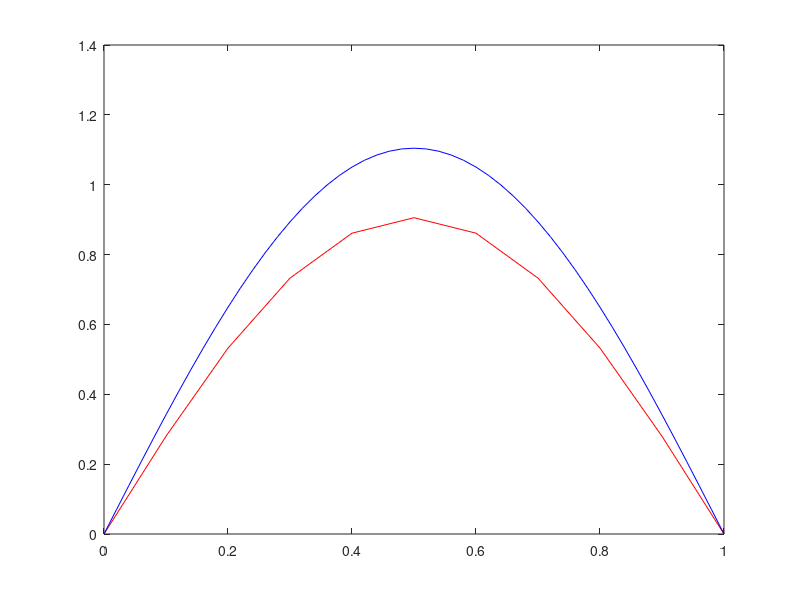

This figure's MATLAB source:
dx = 0.1;
dt = 0.01;
alpha = 1/(pi^2);
lambda = alpha * (dt/(dx^2));
rows = .1/dt + 1;
cols = 1/dx + 1;
U = zeros(rows, cols);

for i = 1:cols
    U(1, i) = sin(pi*(i-1)*dx);
end

a = 2*(1+lambda);
b = -lambda;
c = -lambda;

A = diag(a*ones(1,cols-2)) + diag(b*ones(1,cols-3),1) + diag(c*ones(1,cols-3),-1);

a = 2*(1-lambda);
b = lambda;
c = lambda;
B = diag(a*ones(1,cols-2)) + diag(b*ones(1,cols-3),1) + diag(c*ones(1,cols-3),-1);

for i = 2:rows
    x = inv(A)*B*U(i-1, 2:cols-1)';
    for j = 1:cols-2
        U(i, j+1) = x(j);
    end
end

U

dx = 1/50;
dt = 0.01;
alpha = 1/(pi^2);
lambda = alpha * (dt/(dx^2));
rows = .1/dt + 1;
cols = 1/dx + 1;
W = zeros(rows, cols);


for i = 1:cols
    W(1, i) = sin(pi*(i-1)*dx);
end

for i = 2:rows
    for j = 2:cols-1
        W(i, j) = W(i-1, j) - lambda*(W(i-1, j+1) -2*W(i-1, j) + W(i-1, j-1));
    end
end

plot(linspace(0, 1, 11), U(11, :),'r', linspace(0, 1, cols), W(11, :), 'b')

    
